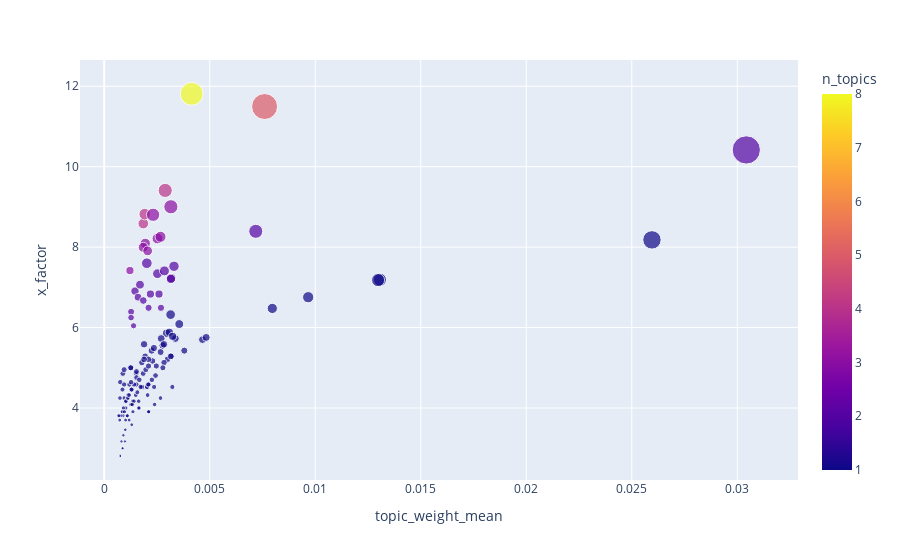

This figure's notebook cell:
### Code cell
px.scatter(model.PHRASE, 'topic_weight_mean', 'x_factor', color='n_topics', size='n_words',  width=600)

### Figure 1 — Plotly figure (JSON) as saved in the notebook; plotly's stock layout.template omitted (floating-point values rounded to 4 significant figures; data arrays with more than 128 entries replaced by an {"elided": "..."} marker saying what was removed)
{"data": [{"hovertemplate": "topic_weight_mean=%{x}<br>x_factor=%{y}<br>n_words=%{marker.size}<br>n_topics=%{marker.color}<extra></extra>", "legendgroup": "", "marker": {"color": {"elided": "145 int values"}, "coloraxis": "coloraxis", "size": {"elided": "145 int values"}, "sizemode": "area", "sizeref": 1.708, "symbol": "circle"}, "mode": "markers", "name": "", "orientation": "v", "showlegend": false, "type": "scatter", "x": {"elided": "145 float values"}, "xaxis": "x", "y": {"elided": "145 float values"}, "yaxis": "y"}], "layout": {"autosize": true, "coloraxis": {"colorbar": {"title": {"text": "n_topics"}}, "colorscale": [[0, "#0d0887"], [0.1111, "#46039f"], [0.2222, "#7201a8"], [0.3333, "#9c179e"], [0.4444, "#bd3786"], [0.5556, "#d8576b"], [0.6667, "#ed7953"], [0.7778, "#fb9f3a"], [0.8889, "#fdca26"], [1, "#f0f921"]]}, "legend": {"itemsizing": "constant", "tracegroupgap": 0}, "margin": {"t": 60}, "xaxis": {"anchor": "y", "autorange": true, "domain": [0, 1], "range": [-0.001089, 0.03264], "title": {"text": "topic_weight_mean"}, "type": "linear"}, "yaxis": {"anchor": "x", "autorange": true, "domain": [0, 1], "range": [2.115, 12.99], "title": {"text": "x_factor"}, "type": "linear"}}}
